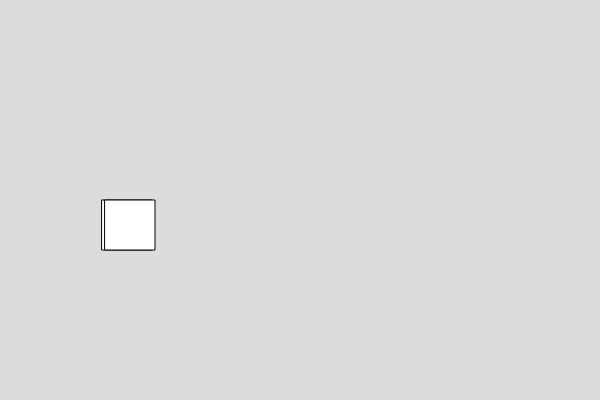
Frame 1 (no input)
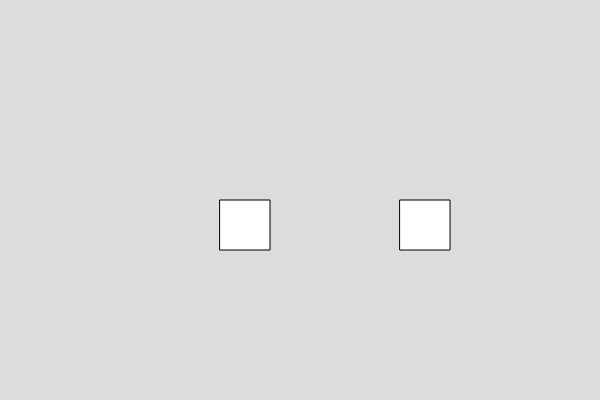
Frame 60 (no input)
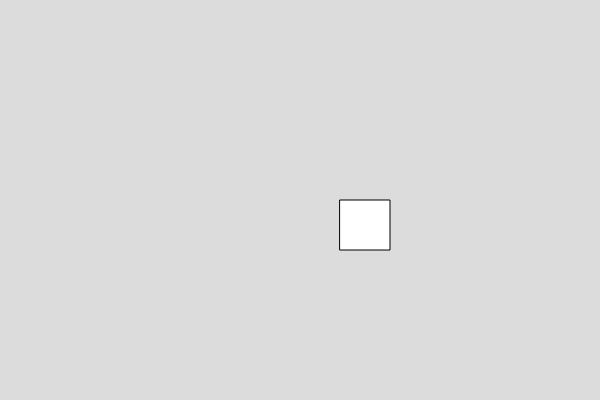
Frame 120 (the mouse pressed at the canvas centre since frame 60)

The p5.js sketch that drew these frames (run headless with seeded random() and noise() and a simulated clock; from frame 60 on, the mouse is pressed at the canvas centre):

// p5.js sketch
// ── sketch.js

var box1;

function setup() {
  createCanvas(600, 400);

box1=new Box()

box2=new Box()
}

function draw() {
  background(220);

  box1.set_speed(2)
  box1.show()

  box2.set_speed(5)
  box2.show()
}


// ── box.js
class Box
  {
    constructor()
    {
      this.x =100;
      this.y = 200
      this.w = 50;
      this.h = 50;
    }
    
    show()
    {
      rect(this.x,this.y,this.w,this.h)
    }
    

    //write function to set the width of the box
    set_speed(v){
      this.x=this.x+v
    }
  }

  
